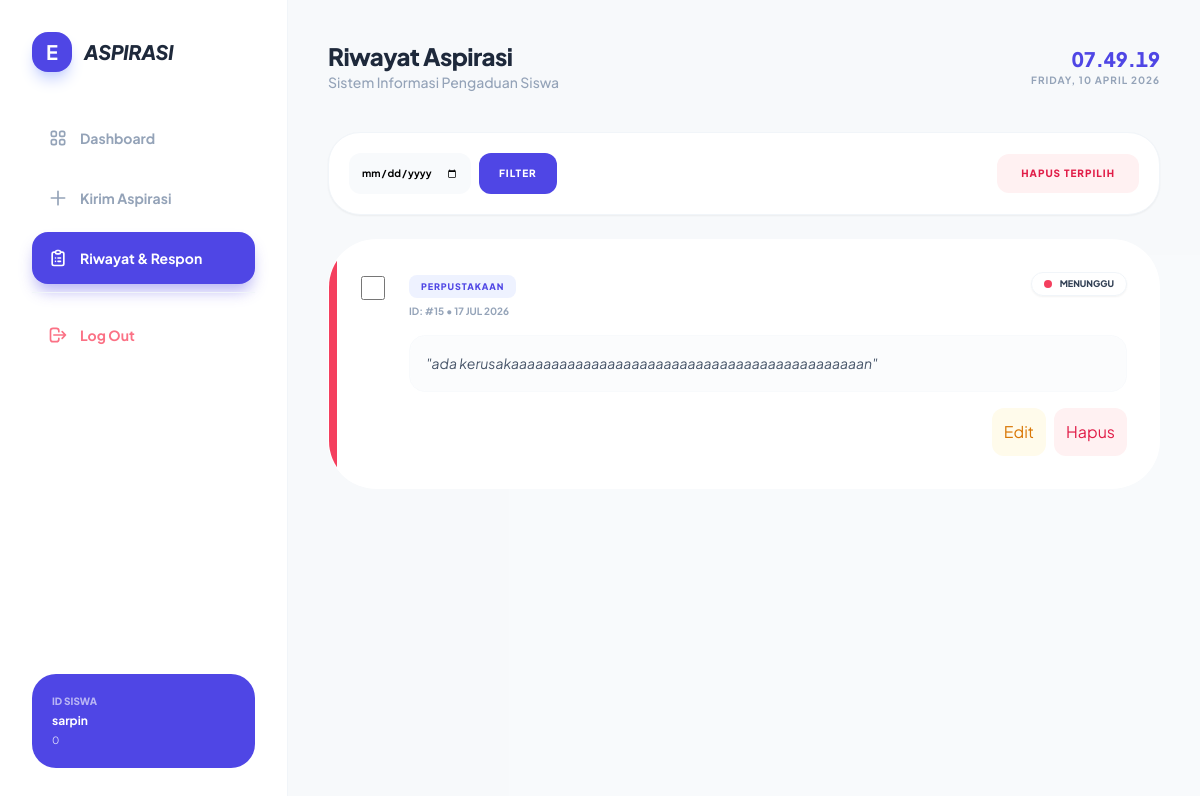
/ukk_pengaduan/siswa.php?page=riwayat (signed in), run on the app's committed database.
### tables this page shows
CREATE TABLE `aspirasi` (
  `id_aspirasi` int NOT NULL,
  `nis` char(10) NOT NULL,
  `id_kategori` int NOT NULL,
  `lokasi` varchar(50) NOT NULL,
  `keterangan` text NOT NULL,
  `foto` varchar(255) DEFAULT NULL,
  `tanggal` date NOT NULL,
  `status` enum('Menunggu','Proses','Selesai') NOT NULL DEFAULT 'Menunggu',
  `feedback` text
);

CREATE TABLE `kategori` (
  `id_kategori` int NOT NULL,
  `nama_kategori` varchar(50) NOT NULL
);

### ukk_pengaduan/functions.php (called while the page is built, shortened)
<?php
$conn = mysqli_connect("localhost", "root", "", "db_pengaduan_sekolah");
function query($query) {
    global $conn;
    $result = mysqli_query($conn, $query);
    $rows = [];
    while( $row = mysqli_fetch_assoc($result) ) {
        $rows[] = $row;
    }
    return $rows;
}
?>

### ukk_pengaduan/siswa.php (the view, shortened to what this page needs)
<?php
require 'functions.php';
$nis = $_SESSION['id'];
$nama_user = $_SESSION['nama'];
$page = $_GET['page'] ?? 'dashboard';
$count_total = query("SELECT COUNT(*) as jml FROM aspirasi WHERE nis = '$nis'")[0]['jml'];
$count_proses = query("SELECT COUNT(*) as jml FROM aspirasi WHERE nis = '$nis' AND status = 'Proses'")[0]['jml'];
$count_selesai = query("SELECT COUNT(*) as jml FROM aspirasi WHERE nis = '$nis' AND status = 'Selesai'")[0]['jml'];
$filter_tgl = $_GET['tgl'] ?? '';
$query_riwayat = "SELECT aspirasi.*, kategori.nama_kategori
                  FROM aspirasi
                  JOIN kategori ON aspirasi.id_kategori = kategori.id_kategori
                  WHERE nis = '$nis'";
$query_riwayat .= " ORDER BY tanggal DESC";
$riwayat = query($query_riwayat);
?>
<!DOCTYPE html>
<html lang="id">
<head>
    <script src="https://cdn.tailwindcss.com"></script>
</head>
<body class="flex min-h-screen">
    <aside class="w-72 bg-white border-r border-slate-100 flex-shrink-0 flex flex-col fixed h-full z-50">
        <div class="p-8">
            <div class="flex items-center gap-3 mb-10">
                <div class="w-10 h-10 bg-indigo-600 rounded-2xl flex items-center justify-center text-white shadow-indigo-200 shadow-lg font-bold text-xl">E</div>
                <h1 class="font-extrabold text-xl tracking-tight text-slate-800 uppercase italic">Aspirasi</h1>
            </div>
            <nav class="space-y-2">
                <a href="?page=dashboard" class="flex items-center gap-3 p-4 rounded-2xl text-slate-400 font-bold text-sm transition <?= ($page == 'dashboard') ? 'sidebar-active' : 'hover:bg-slate-50 hover:text-indigo-600'; ?>">
                    Dashboard
                </a>
                <a href="?page=kirim" class="flex items-center gap-3 p-4 rounded-2xl text-slate-400 font-bold text-sm transition <?= ($page == 'kirim') ? 'sidebar-active' : 'hover:bg-slate-50 hover:text-indigo-600'; ?>">
                    <svg class="h-5 w-5" fill="none" stroke="currentColor" viewBox="0 0 24 24"><path stroke-linecap="round" stroke-linejoin="round" stroke-width="2" d="M12 4v16m8-8H4"/></svg>
                    Kirim Aspirasi
                </a>
                <a href="?page=riwayat" class="flex items-center gap-3 p-4 rounded-2xl text-slate-400 font-bold text-sm transition <?= ($page == 'riwayat') ? 'sidebar-active' : 'hover:bg-slate-50 hover:text-indigo-600'; ?>">
                    <svg class="h-5 w-5" fill="none" stroke="currentColor" viewBox="0 0 24 24"><path stroke-linecap="round" stroke-linejoin="round" stroke-width="2" d="M9 5H7a2 2 0 00-2 2v12a2 2 0 002 2h10a2 2 0 002-2V7a2 2 0 00-2-2h-2M9 5a2 2 0 002 2h2a2 2 0 002-2M9 5a2 2 0 012-2h2a2 2 0 012 2m-3 7h3m-3 4h3m-6-4h.01M9 16h.01"/></svg>
                    Riwayat & Respon
                </a>
                <div class="pt-4 mt-4 border-t border-slate-100">
                    <a href="logout.php" class="flex items-center gap-3 p-4 rounded-2xl text-rose-400 font-bold text-sm hover:bg-rose-50 hover:text-rose-600 transition">
                        <svg class="h-5 w-5" fill="none" stroke="currentColor" viewBox="0 0 24 24"><path stroke-linecap="round" stroke-linejoin="round" stroke-width="2" d="M17 16l4-4m0 0l-4-4m4 4H7m6 4v1a3 3 0 01-3 3H6a3 3 0 01-3-3V7a3 3 0 013-3h4a3 3 0 013 3v1"/></svg>
                        Log Out
                    </a>
                </div>
            </nav>
        </div>
        <div class="mt-auto p-8">
            <div class="bg-indigo-600 rounded-3xl p-5 text-white">
                <p class="text-[10px] font-black uppercase opacity-60 mb-1">ID SISWA</p>
                <p class="text-xs font-bold truncate"><?= $nama_user; ?></p>
                <p class="text-[10px] mt-1 opacity-80"><?= $nis; ?></p>
            </div>
        </div>
    </aside>
    <main class="flex-1 ml-72 p-10 bg-slate-50/50">
        <header class="flex justify-between items-center mb-10">
            <div>
                <h2 class="text-2xl font-extrabold text-slate-800 tracking-tight">
                    <?php
                        if($page == 'dashboard') echo "Ringkasan Laporan";
                        elseif($page == 'kirim') echo "Buat Laporan Baru";
                        else echo "Riwayat Aspirasi";
                    ?>
                </h2>
                <p class="text-slate-400 text-sm font-medium">Sistem Informasi Pengaduan Siswa</p>
            </div>
            <div class="text-right">
                <p id="clock-digital" class="text-xl font-black text-indigo-600 tabular-nums">00:00:00</p>
                <p class="text-[10px] font-bold text-slate-400 uppercase tracking-widest"><?= date('l, d F Y'); ?></p>
            </div>
        </header>
        <?php if($page == 'dashboard') : ?>
            <div class="space-y-8">
                <div class="slider-container h-64 shadow-2xl shadow-indigo-100">
                    <div class="slider-wrapper" id="slider">
                        <div class="slide bg-indigo-600 flex items-center p-12 text-white">
                            <div class="z-10 relative">
                                <h3 class="text-3xl font-black mb-2 uppercase italic">Suaramu Penting!</h3>
                                <p class="opacity-80 max-w-md text-sm leading-relaxed font-medium">Laporkan setiap kendala fasilitas atau aspirasi untuk sekolah yang lebih baik melalui portal E-Aspirasi.</p>
                            </div>
                            <div class="absolute right-10 opacity-20"><svg class="w-48 h-48" fill="currentColor" viewBox="0 0 20 20"><path d="M15 8a3 3 0 10-2.977-2.63l-4.94 2.47a3 3 0 100 4.319l4.94 2.47a3 3 0 10.895-1.789l-4.94-2.47a3.027 3.027 0 000-.74l4.94-2.47C13.456 7.68 14.19 8 15 8z"/></svg></div>
                        </div>
                        <div class="slide bg-slate-800 flex items-center p-12 text-white">
                            <div>
                                <h3 class="text-3xl font-black mb-2 uppercase italic">Proses Transparan</h3>
                                <p class="opacity-80 max-w-md text-sm leading-relaxed font-medium">Pantau status laporanmu mulai dari 'Menunggu', 'Proses', hingga 'Selesai' secara real-time.</p>
                            </div>
                            <div class="absolute right-10 opacity-20"><svg class="w-48 h-48" fill="currentColor" viewBox="0 0 20 20"><path fill-rule="evenodd" d="M10 18a8 8 0 100-16 8 8 0 000 16zm3.707-9.293a1 1 0 00-1.414-1.414L9 10.586 7.707 9.293a1 1 0 00-1.414 1.414l2 2a1 1 0 001.414 0l4-4z" clip-rule="evenodd"/></svg></div>
                        </div>
                    </div>
                </div>
                <div class="grid grid-cols-1 md:grid-cols-3 gap-6">
                    <div class="bg-white p-8 rounded-[2rem] border border-slate-100 shadow-sm">
                        <p class="text-[10px] font-black text-slate-400 uppercase tracking-widest mb-1">Total Laporan</p>
                        <h4 class="text-4xl font-black text-slate-800"><?= $count_total; ?></h4>
                        <div class="mt-4 h-1 w-12 bg-indigo-600 rounded-full"></div>
                    </div>
                    <div class="bg-white p-8 rounded-[2rem] border border-slate-100 shadow-sm">
                        <p class="text-[10px] font-black text-slate-400 uppercase tracking-widest mb-1">Sedang Diproses</p>
                        <h4 class="text-4xl font-black text-amber-500"><?= $count_proses; ?></h4>
                        <div class="mt-4 h-1 w-12 bg-amber-500 rounded-full"></div>
                    </div>
                    <div class="bg-white p-8 rounded-[2rem] border border-slate-100 shadow-sm">
                        <p class="text-[10px] font-black text-slate-400 uppercase tracking-widest mb-1">Laporan Selesai</p>
                        <h4 class="text-4xl font-black text-emerald-500"><?= $count_selesai; ?></h4>
                        <div class="mt-4 h-1 w-12 bg-emerald-500 rounded-full"></div>
                    </div>
                </div>
                <div class="bg-indigo-50 p-8 rounded-[2.5rem] border border-indigo-100 flex items-center justify-between">
                    <div>
                        <h4 class="font-bold text-indigo-900 mb-1">Ingin mengirim aspirasi?</h4>
                        <p class="text-indigo-600/70 text-xs">Klik tombol di samping untuk mulai menulis laporan baru.</p>
                    </div>
                    <a href="?page=kirim" class="bg-indigo-600 text-white px-8 py-4 rounded-2xl font-black text-xs uppercase tracking-widest shadow-lg shadow-indigo-200">Mulai Melapor</a>
                </div>
            </div>
        <?php elseif($page == 'riwayat') : ?>
            <div class="space-y-6">
                <div class="flex items-center justify-between bg-white p-5 rounded-[2rem] border border-slate-100 shadow-sm">
                    <form action="" method="get" class="flex gap-2">
                        <input type="date" name="tgl" value="<?= $filter_tgl; ?>" class="p-3 bg-slate-50 rounded-xl text-[10px] font-bold border-none outline-none focus:ring-1 focus:ring-indigo-400">
                        <button type="submit" class="bg-indigo-600 text-white px-5 py-3 rounded-xl text-[10px] font-black uppercase tracking-widest">Filter</button>
                    </form>
                    <button type="submit" form="formHapusMasal" name="hapus_masal" onclick="return confirm('Hapus laporan terpilih?')" class="bg-rose-50 text-rose-600 px-6 py-3 rounded-xl text-[10px] font-black uppercase tracking-widest hover:bg-rose-600 hover:text-white transition">Hapus Terpilih</button>
                </div>
                <form action="" method="post" id="formHapusMasal" class="space-y-5">
                <?php foreach($riwayat as $row) :
                    $colors = ['Menunggu' => 'bg-rose-500', 'Proses' => 'bg-amber-500', 'Selesai' => 'bg-emerald-500'];
                    $accent = $colors[$row['status']] ?? 'bg-slate-400';
                ?>
                <div class="glass-card p-8 rounded-[3rem] flex gap-6 relative overflow-hidden transition hover:shadow-lg">
                    <div class="absolute left-0 top-0 bottom-0 w-2 <?= $accent; ?>"></div>
                    <div class="pt-1">
                        <input type="checkbox" name="id_laporan[]" value="<?= $row['id_aspirasi']; ?>" class="w-6 h-6 rounded-lg text-indigo-600 cursor-pointer">
                    </div>
                    <div class="flex-1">
                        <div class="flex justify-between items-start mb-4">
                            <div>
                                <span class="px-3 py-1.5 rounded-lg bg-indigo-50 text-indigo-600 text-[9px] font-black uppercase tracking-widest"><?= $row['nama_kategori']; ?></span>
                                <p class="text-[10px] text-slate-400 mt-2 font-bold uppercase">ID: #<?= $row['id_aspirasi']; ?> • <?= date('d M Y', strtotime($row['tanggal'])); ?></p>
                            </div>
                            <div class="flex items-center gap-2 px-3 py-1 bg-white border border-slate-100 rounded-full shadow-sm">
                                <span class="w-2 h-2 rounded-full <?= $accent; ?> animate-pulse"></span>
                                <span class="text-[9px] font-black uppercase text-slate-700"><?= $row['status']; ?></span>
                            </div>
                        </div>
                        <p class="text-sm text-slate-600 leading-relaxed italic mb-4 bg-slate-50/50 p-4 rounded-2xl border border-slate-50">"<?= htmlspecialchars($row['keterangan']); ?>"</p>
                        <div class="flex justify-end gap-2 mt-4">
                            <?php if($row['status'] == 'Menunggu') : ?>
                                <a href="edit_aspirasi.php?id=<?= $row['id_aspirasi']; ?>" class="p-3 rounded-xl bg-amber-50 text-amber-600 hover:bg-amber-600 hover:text-white transition">Edit</a>
                            <?php endif; ?>
                            <a href="hapus_aspirasi.php?id=<?= $row['id_aspirasi']; ?>" onclick="return confirm('Hapus?')" class="p-3 rounded-xl bg-rose-50 text-rose-600 hover:bg-rose-600 hover:text-white transition">Hapus</a>
                        </div>
                    </div>
                </div>
                <?php endforeach; ?>
                </form>
            </div>
        <?php endif; ?>
    </main>
</body>
</html>

### ukk_pengaduan/siswa.php (style rules this page uses)
body { font-family: 'Plus Jakarta Sans', sans-serif; background-color: #f8fafc; }
.sidebar-active { background: #4f46e5; color: white !important; box-shadow: 0 10px 15px -3px rgba(79, 70, 229, 0.4); }
.glass-card { background: rgba(255, 255, 255, 0.9); backdrop-filter: blur(10px); border: 1px solid rgba(255, 255, 255, 0.5); }

### data on the page
aspirasi: id_kategori.nama_kategori "PERPUSTAKAAN", id_aspirasi "15", tanggal "17 JUL 2026", status "MENUNGGU", keterangan "ada kerusakaaaaaaaaaaaaaaaaaaaaaaaaaaaaaaaaaaaaaaaaaaaan"

### other printed values
$nama_user "sarpin"
$nis "0"
